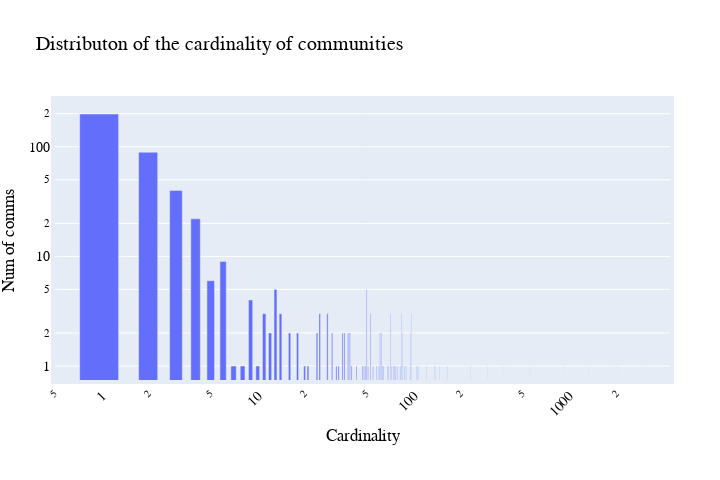

Source (notebook cell):
### Code cell
plotly.offline.init_notebook_mode(connected=True)
plotly.offline.iplot(fig10, filename='betw')

### Figure 1 — Plotly figure (JSON) as saved in the notebook; plotly's stock layout.template omitted (floating-point values rounded to 4 significant figures)
{"data": [{"name": "betweenness", "type": "bar", "x": [4419, 2962, 2042, 1996, 1331, 930, 914, 559, 378, 297, 233, 164, 146, 139, 136, 121, 107, 106, 104, 97, 96, 95, 90, 88, 87, 85, 84, 83, 82, 79, 77, 76, 75, 74, 72, 71, 69, 68, 64, 63, 62, 61, 60, 58, 55, 53, 51, 50, 49, 48, 47, 43, 40, 39, 38, 36, 35, 33, 32, 30, 28, 25, 24, 21, 20, 18, 16, 14, 13, 12, 11, 10, 9, 8, 7, 6, 5, 4, 3, 2, 1], "y": [1, 1, 1, 1, 1, 1, 1, 1, 1, 1, 1, 1, 1, 1, 1, 1, 1, 1, 1, 3, 2, 1, 1, 1, 1, 2, 3, 1, 1, 1, 1, 1, 1, 1, 1, 3, 1, 1, 1, 1, 2, 2, 1, 1, 1, 3, 1, 5, 1, 1, 1, 1, 1, 2, 2, 2, 2, 1, 1, 2, 3, 3, 2, 1, 1, 2, 2, 3, 5, 2, 3, 1, 4, 1, 1, 9, 6, 22, 40, 89, 199]}], "layout": {"autosize": false, "bargroupgap": 0.3, "font": {"color": "black", "family": "Courier New, monospace", "size": 14}, "height": 480, "hovermode": "x", "margin": {"b": 100, "l": 50, "pad": 4, "r": 50, "t": 100}, "title": {"text": "Distributon of the cardinality of communities"}, "width": 720, "xaxis": {"tickangle": -45, "title": {"text": "Cardinality"}, "type": "log"}, "yaxis": {"title": {"text": "Num of comms"}, "type": "log"}}}
